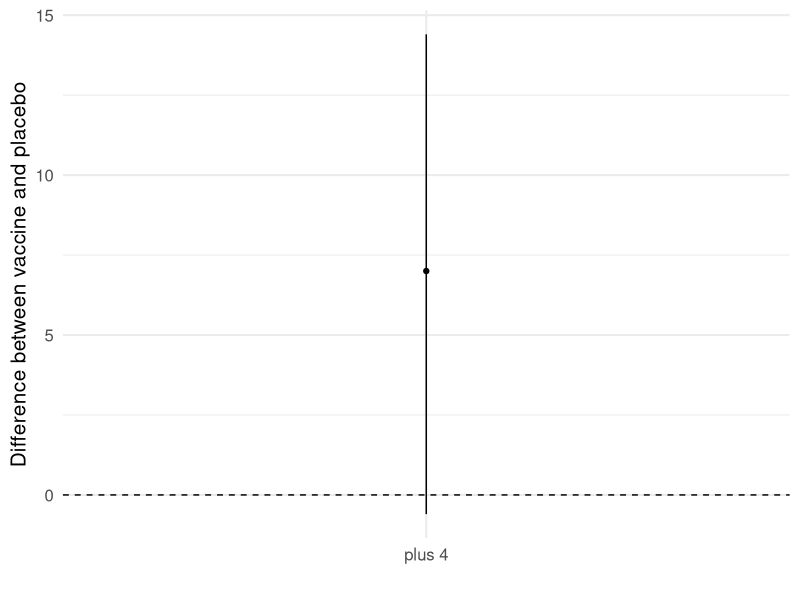

Recreate this plot in R.
## ---- chunk 1
# students, dont worry about this code
library(ggplot2)
ggplot(data = data.frame(lower = -0.6, upper = 14.4, estimate = 11-4, group = "plus 4"), 
       aes(x = group, y = estimate)) +
  geom_point() +
  geom_segment(aes(xend = group, y = lower, yend = upper)) +
  geom_hline(aes(yintercept = 0), lty = 2) +
  labs(y = "Difference between vaccine and placebo", x = "") +
  theme_minimal(base_size = 15)
## ---- chunk 2
pnorm(q = 3.112881, lower.tail = F)*2
## ---- chunk 3
prop.test(x = c(42, 73), # x is a vector of number of successes
          n = c(1518, 1473)) # n is a vector of sample sizes
## ---- chunk 4
pnorm(12.76, lower.tail = F)*2
